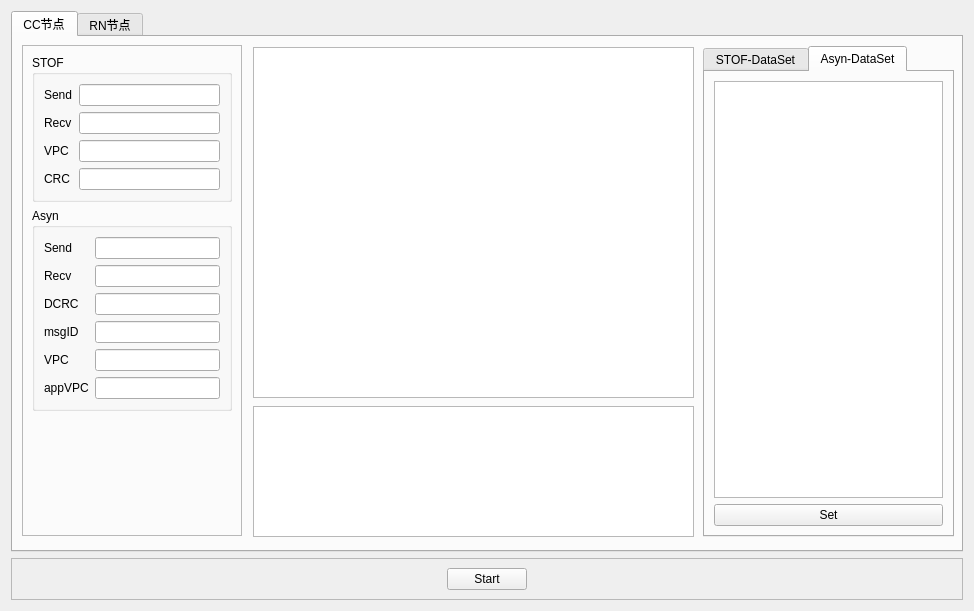
<?xml version="1.0" encoding="UTF-8"?>
<ui version="4.0">
 <class>MainWidget</class>
 <widget class="QWidget" name="MainWidget">
  <property name="geometry">
   <rect>
    <x>0</x>
    <y>0</y>
    <width>974</width>
    <height>611</height>
   </rect>
  </property>
  <property name="windowTitle">
   <string>MainWidget</string>
  </property>
  <layout class="QVBoxLayout" name="verticalLayout">
   <item>
    <widget class="QTabWidget" name="tabWidget">
     <property name="currentIndex">
      <number>0</number>
     </property>
     <widget class="QWidget" name="cctab">
      <attribute name="title">
       <string>CC节点</string>
      </attribute>
      <widget class="QFrame" name="ccframe">
       <property name="geometry">
        <rect>
         <x>9</x>
         <y>8</y>
         <width>220</width>
         <height>491</height>
        </rect>
       </property>
       <property name="minimumSize">
        <size>
         <width>210</width>
         <height>0</height>
        </size>
       </property>
       <property name="maximumSize">
        <size>
         <width>220</width>
         <height>16777215</height>
        </size>
       </property>
       <property name="frameShape">
        <enum>QFrame::StyledPanel</enum>
       </property>
       <property name="frameShadow">
        <enum>QFrame::Raised</enum>
       </property>
       <layout class="QVBoxLayout" name="verticalLayout_2">
        <item>
         <widget class="QGroupBox" name="ccSTOFGroup_">
          <property name="minimumSize">
           <size>
            <width>190</width>
            <height>0</height>
           </size>
          </property>
          <property name="maximumSize">
           <size>
            <width>200</width>
            <height>16777215</height>
           </size>
          </property>
          <property name="title">
           <string>STOF</string>
          </property>
          <layout class="QGridLayout" name="gridLayout">
           <item row="0" column="0">
            <widget class="QLabel" name="label">
             <property name="text">
              <string>Send</string>
             </property>
            </widget>
           </item>
           <item row="0" column="1">
            <widget class="QLineEdit" name="ccSTOFsend"/>
           </item>
           <item row="1" column="0">
            <widget class="QLabel" name="label_2">
             <property name="text">
              <string>Recv</string>
             </property>
            </widget>
           </item>
           <item row="1" column="1">
            <widget class="QLineEdit" name="ccSTOFrecv">
             <property name="text">
              <string/>
             </property>
            </widget>
           </item>
           <item row="2" column="0">
            <widget class="QLabel" name="label_3">
             <property name="text">
              <string>VPC</string>
             </property>
            </widget>
           </item>
           <item row="2" column="1">
            <widget class="QLineEdit" name="ccSTOFvpc"/>
           </item>
           <item row="3" column="0">
            <widget class="QLabel" name="label_4">
             <property name="text">
              <string>CRC</string>
             </property>
            </widget>
           </item>
           <item row="3" column="1">
            <widget class="QLineEdit" name="ccSTOFcrc"/>
           </item>
          </layout>
         </widget>
        </item>
        <item>
         <widget class="QGroupBox" name="ccAsynGroup_">
          <property name="minimumSize">
           <size>
            <width>190</width>
            <height>0</height>
           </size>
          </property>
          <property name="maximumSize">
           <size>
            <width>200</width>
            <height>16777215</height>
           </size>
          </property>
          <property name="title">
           <string>Asyn</string>
          </property>
          <layout class="QGridLayout" name="gridLayout_2">
           <item row="0" column="0">
            <widget class="QLabel" name="label_5">
             <property name="text">
              <string>Send</string>
             </property>
            </widget>
           </item>
           <item row="0" column="1">
            <widget class="QLineEdit" name="ccAsynsend"/>
           </item>
           <item row="1" column="0">
            <widget class="QLabel" name="label_6">
             <property name="text">
              <string>Recv</string>
             </property>
            </widget>
           </item>
           <item row="1" column="1">
            <widget class="QLineEdit" name="ccAsynrecv"/>
           </item>
           <item row="2" column="0">
            <widget class="QLabel" name="label_7">
             <property name="text">
              <string>DCRC</string>
             </property>
            </widget>
           </item>
           <item row="2" column="1">
            <widget class="QLineEdit" name="ccAsyndcrc"/>
           </item>
           <item row="3" column="0">
            <widget class="QLabel" name="label_8">
             <property name="text">
              <string>msgID</string>
             </property>
            </widget>
           </item>
           <item row="3" column="1">
            <widget class="QLineEdit" name="ccAsynmsgid"/>
           </item>
           <item row="4" column="0">
            <widget class="QLabel" name="label_9">
             <property name="text">
              <string>VPC</string>
             </property>
            </widget>
           </item>
           <item row="4" column="1">
            <widget class="QLineEdit" name="ccAsynvpc"/>
           </item>
           <item row="5" column="0">
            <widget class="QLabel" name="label_10">
             <property name="text">
              <string>appVPC</string>
             </property>
            </widget>
           </item>
           <item row="5" column="1">
            <widget class="QLineEdit" name="ccAsynappvpc"/>
           </item>
          </layout>
         </widget>
        </item>
        <item>
         <spacer name="verticalSpacer">
          <property name="orientation">
           <enum>Qt::Vertical</enum>
          </property>
          <property name="sizeHint" stdset="0">
           <size>
            <width>20</width>
            <height>72</height>
           </size>
          </property>
         </spacer>
        </item>
       </layout>
      </widget>
      <widget class="QTextBrowser" name="ccTextBrow_">
       <property name="geometry">
        <rect>
         <x>240</x>
         <y>369</y>
         <width>441</width>
         <height>131</height>
        </rect>
       </property>
      </widget>
      <widget class="QTabWidget" name="tabWidget_2">
       <property name="geometry">
        <rect>
         <x>690</x>
         <y>9</y>
         <width>251</width>
         <height>491</height>
        </rect>
       </property>
       <property name="currentIndex">
        <number>1</number>
       </property>
       <widget class="QWidget" name="tab">
        <attribute name="title">
         <string>STOF-DataSet</string>
        </attribute>
        <layout class="QGridLayout" name="gridLayout_5">
         <item row="0" column="0">
          <widget class="QLabel" name="label_21">
           <property name="text">
            <string>Payload0</string>
           </property>
          </widget>
         </item>
         <item row="0" column="1">
          <widget class="QLineEdit" name="loadedit0_"/>
         </item>
         <item row="1" column="0">
          <widget class="QLabel" name="label_22">
           <property name="text">
            <string>Payload1</string>
           </property>
          </widget>
         </item>
         <item row="1" column="1">
          <widget class="QLineEdit" name="loadedit1_"/>
         </item>
         <item row="2" column="0">
          <widget class="QLabel" name="label_23">
           <property name="text">
            <string>Payload2</string>
           </property>
          </widget>
         </item>
         <item row="2" column="1">
          <widget class="QLineEdit" name="loadedit2_"/>
         </item>
         <item row="3" column="0">
          <widget class="QLabel" name="label_24">
           <property name="text">
            <string>Payload3</string>
           </property>
          </widget>
         </item>
         <item row="3" column="1">
          <widget class="QLineEdit" name="loadedit3_"/>
         </item>
         <item row="4" column="0">
          <widget class="QLabel" name="label_25">
           <property name="text">
            <string>Payload4</string>
           </property>
          </widget>
         </item>
         <item row="4" column="1">
          <widget class="QLineEdit" name="loadedit4_"/>
         </item>
         <item row="5" column="0">
          <widget class="QLabel" name="label_26">
           <property name="text">
            <string>Payload5</string>
           </property>
          </widget>
         </item>
         <item row="5" column="1">
          <widget class="QLineEdit" name="loadedit5_"/>
         </item>
         <item row="6" column="0">
          <widget class="QLabel" name="label_27">
           <property name="text">
            <string>Payload6</string>
           </property>
          </widget>
         </item>
         <item row="6" column="1">
          <widget class="QLineEdit" name="loadedit6_"/>
         </item>
         <item row="7" column="0">
          <widget class="QLabel" name="label_28">
           <property name="text">
            <string>Payload7</string>
           </property>
          </widget>
         </item>
         <item row="7" column="1">
          <widget class="QLineEdit" name="loadedit7_"/>
         </item>
         <item row="8" column="0">
          <widget class="QLabel" name="label_29">
           <property name="text">
            <string>Payload8</string>
           </property>
          </widget>
         </item>
         <item row="8" column="1">
          <widget class="QLineEdit" name="loadedit8_"/>
         </item>
         <item row="9" column="0">
          <widget class="QLabel" name="label_30">
           <property name="text">
            <string/>
           </property>
          </widget>
         </item>
         <item row="9" column="1">
          <widget class="QPushButton" name="ccstofdatasetbtn_">
           <property name="text">
            <string>Set</string>
           </property>
          </widget>
         </item>
        </layout>
       </widget>
       <widget class="QWidget" name="tab_2">
        <attribute name="title">
         <string>Asyn-DataSet</string>
        </attribute>
        <layout class="QVBoxLayout" name="verticalLayout_4">
         <item>
          <widget class="QTextEdit" name="ccAsynTextedit_"/>
         </item>
         <item>
          <widget class="QPushButton" name="ccasyndatasetbtn_">
           <property name="text">
            <string>Set</string>
           </property>
          </widget>
         </item>
        </layout>
       </widget>
      </widget>
      <widget class="QTableWidget" name="tableWidget">
       <property name="geometry">
        <rect>
         <x>240</x>
         <y>10</y>
         <width>441</width>
         <height>351</height>
        </rect>
       </property>
      </widget>
     </widget>
     <widget class="QWidget" name="rntab">
      <attribute name="title">
       <string>RN节点</string>
      </attribute>
      <widget class="QFrame" name="rnframe">
       <property name="geometry">
        <rect>
         <x>9</x>
         <y>9</y>
         <width>220</width>
         <height>490</height>
        </rect>
       </property>
       <property name="minimumSize">
        <size>
         <width>210</width>
         <height>0</height>
        </size>
       </property>
       <property name="maximumSize">
        <size>
         <width>220</width>
         <height>16777215</height>
        </size>
       </property>
       <property name="frameShape">
        <enum>QFrame::StyledPanel</enum>
       </property>
       <property name="frameShadow">
        <enum>QFrame::Raised</enum>
       </property>
       <layout class="QVBoxLayout" name="verticalLayout_3">
        <item>
         <widget class="QGroupBox" name="rnSTOFGroup_">
          <property name="minimumSize">
           <size>
            <width>190</width>
            <height>0</height>
           </size>
          </property>
          <property name="maximumSize">
           <size>
            <width>200</width>
            <height>16777215</height>
           </size>
          </property>
          <property name="title">
           <string>STOF</string>
          </property>
          <layout class="QGridLayout" name="gridLayout_3">
           <item row="0" column="0">
            <widget class="QLabel" name="label_11">
             <property name="text">
              <string>Send</string>
             </property>
            </widget>
           </item>
           <item row="0" column="1">
            <widget class="QLineEdit" name="rnSTOFsend"/>
           </item>
           <item row="1" column="0">
            <widget class="QLabel" name="label_12">
             <property name="text">
              <string>Recv</string>
             </property>
            </widget>
           </item>
           <item row="1" column="1">
            <widget class="QLineEdit" name="rnSTOFrecv"/>
           </item>
           <item row="2" column="0">
            <widget class="QLabel" name="label_13">
             <property name="text">
              <string>VPC</string>
             </property>
            </widget>
           </item>
           <item row="2" column="1">
            <widget class="QLineEdit" name="rnSTOFvpc"/>
           </item>
           <item row="3" column="0">
            <widget class="QLabel" name="label_14">
             <property name="text">
              <string>CRC</string>
             </property>
            </widget>
           </item>
           <item row="3" column="1">
            <widget class="QLineEdit" name="rnSTOFcrc"/>
           </item>
          </layout>
         </widget>
        </item>
        <item>
         <widget class="QGroupBox" name="rnAsynGroup_">
          <property name="minimumSize">
           <size>
            <width>190</width>
            <height>0</height>
           </size>
          </property>
          <property name="maximumSize">
           <size>
            <width>200</width>
            <height>16777215</height>
           </size>
          </property>
          <property name="title">
           <string>Asyn</string>
          </property>
          <layout class="QGridLayout" name="gridLayout_4">
           <item row="0" column="0">
            <widget class="QLabel" name="label_15">
             <property name="text">
              <string>Send</string>
             </property>
            </widget>
           </item>
           <item row="0" column="1">
            <widget class="QLineEdit" name="rnAsynsend"/>
           </item>
           <item row="1" column="0">
            <widget class="QLabel" name="label_16">
             <property name="text">
              <string>Recv</string>
             </property>
            </widget>
           </item>
           <item row="1" column="1">
            <widget class="QLineEdit" name="rnAsynrecv"/>
           </item>
           <item row="2" column="0">
            <widget class="QLabel" name="label_17">
             <property name="text">
              <string>DCRC</string>
             </property>
            </widget>
           </item>
           <item row="2" column="1">
            <widget class="QLineEdit" name="rnAsyndcrc"/>
           </item>
           <item row="3" column="0">
            <widget class="QLabel" name="label_18">
             <property name="text">
              <string>msgID</string>
             </property>
            </widget>
           </item>
           <item row="3" column="1">
            <widget class="QLineEdit" name="rnAsynmsgid"/>
           </item>
           <item row="4" column="0">
            <widget class="QLabel" name="label_19">
             <property name="text">
              <string>VPC</string>
             </property>
            </widget>
           </item>
           <item row="4" column="1">
            <widget class="QLineEdit" name="rnAsynvpc"/>
           </item>
           <item row="5" column="0">
            <widget class="QLabel" name="label_20">
             <property name="text">
              <string>appVPC</string>
             </property>
            </widget>
           </item>
           <item row="5" column="1">
            <widget class="QLineEdit" name="rnAsynappvpc"/>
           </item>
          </layout>
         </widget>
        </item>
        <item>
         <spacer name="verticalSpacer_3">
          <property name="orientation">
           <enum>Qt::Vertical</enum>
          </property>
          <property name="sizeHint" stdset="0">
           <size>
            <width>20</width>
            <height>72</height>
           </size>
          </property>
         </spacer>
        </item>
       </layout>
      </widget>
      <widget class="QTextBrowser" name="rnTextBrow_">
       <property name="geometry">
        <rect>
         <x>240</x>
         <y>379</y>
         <width>441</width>
         <height>121</height>
        </rect>
       </property>
      </widget>
      <widget class="QTabWidget" name="tabWidget_3">
       <property name="geometry">
        <rect>
         <x>690</x>
         <y>10</y>
         <width>251</width>
         <height>491</height>
        </rect>
       </property>
       <property name="currentIndex">
        <number>0</number>
       </property>
       <widget class="QWidget" name="tab_3">
        <attribute name="title">
         <string>Asyn-DataSet</string>
        </attribute>
        <layout class="QVBoxLayout" name="verticalLayout_5">
         <item>
          <widget class="QTextEdit" name="rnAsynTextedit_"/>
         </item>
         <item>
          <widget class="QPushButton" name="rnasyndatasetbtn_">
           <property name="text">
            <string>Set</string>
           </property>
          </widget>
         </item>
        </layout>
       </widget>
      </widget>
      <widget class="QTableWidget" name="tableWidget_2">
       <property name="geometry">
        <rect>
         <x>240</x>
         <y>11</y>
         <width>441</width>
         <height>361</height>
        </rect>
       </property>
      </widget>
     </widget>
    </widget>
   </item>
   <item>
    <widget class="QFrame" name="frame_4">
     <property name="frameShape">
      <enum>QFrame::StyledPanel</enum>
     </property>
     <property name="frameShadow">
      <enum>QFrame::Raised</enum>
     </property>
     <layout class="QHBoxLayout" name="horizontalLayout">
      <item>
       <spacer name="horizontalSpacer_2">
        <property name="orientation">
         <enum>Qt::Horizontal</enum>
        </property>
        <property name="sizeHint" stdset="0">
         <size>
          <width>419</width>
          <height>20</height>
         </size>
        </property>
       </spacer>
      </item>
      <item>
       <widget class="QPushButton" name="startbtn_">
        <property name="text">
         <string>Start</string>
        </property>
       </widget>
      </item>
      <item>
       <spacer name="horizontalSpacer">
        <property name="orientation">
         <enum>Qt::Horizontal</enum>
        </property>
        <property name="sizeHint" stdset="0">
         <size>
          <width>419</width>
          <height>20</height>
         </size>
        </property>
       </spacer>
      </item>
     </layout>
    </widget>
   </item>
  </layout>
 </widget>
 <resources/>
 <connections/>
</ui>
